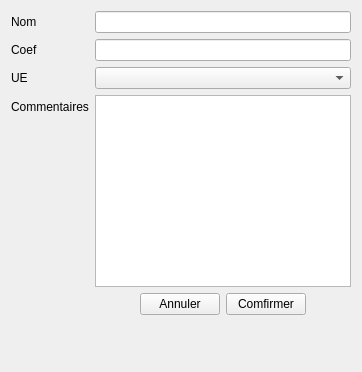
                   <widget class="QWidget" name="tabEC">
                    <attribute name="icon">
                     <iconset>
                      <normaloff>resources/images/icons8-education-64 (2).png</normaloff>resources/images/icons8-education-64 (2).png</iconset>
                    </attribute>
                    <attribute name="title">
                     <string>MATIERE</string>
                    </attribute>
                    <layout class="QHBoxLayout" name="horizontalLayout_12">
                     <item>
                      <layout class="QFormLayout" name="formLayout_4">
                       <item row="0" column="0">
                        <widget class="QLabel" name="matiereNomLabel">
                         <property name="text">
                          <string>Nom</string>
                         </property>
                        </widget>
                       </item>
                       <item row="0" column="1">
                        <widget class="QLineEdit" name="matiereNomEdit"/>
                       </item>
                       <item row="1" column="0">
                        <widget class="QLabel" name="matiereCoefLabel">
                         <property name="text">
                          <string>Coef</string>
                         </property>
                        </widget>
                       </item>
                       <item row="1" column="1">
                        <widget class="QLineEdit" name="matiereCoefEdit">
                         <property name="inputMethodHints">
                          <set>Qt::ImhNone</set>
                         </property>
                         <property name="maxLength">
                          <number>10</number>
                         </property>
                        </widget>
                       </item>
                       <item row="3" column="0">
                        <widget class="QLabel" name="matiereNoteLabel">
                         <property name="text">
                          <string>Commentaires</string>
                         </property>
                        </widget>
                       </item>
                       <item row="5" column="1">
                        <spacer name="verticalSpacer_10">
                         <property name="orientation">
                          <enum>Qt::Vertical</enum>
                         </property>
                         <property name="sizeHint" stdset="0">
                          <size>
                           <width>20</width>
                           <height>40</height>
                          </size>
                         </property>
                        </spacer>
                       </item>
                       <item row="2" column="0">
                        <widget class="QLabel" name="matiereLibelleLabel">
                         <property name="text">
                          <string>UE</string>
                         </property>
                        </widget>
                       </item>
                       <item row="3" column="1">
                        <widget class="QPlainTextEdit" name="matiereNoteEdit"/>
                       </item>
                       <item row="4" column="1">
                        <layout class="QHBoxLayout" name="horizontalLayout_21">
                         <item>
                          <spacer name="horizontalSpacer_9">
                           <property name="orientation">
                            <enum>Qt::Horizontal</enum>
                           </property>
                           <property name="sizeHint" stdset="0">
                            <size>
                             <width>40</width>
                             <height>20</height>
                            </size>
                           </property>
                          </spacer>
                         </item>
                         <item>
                          <widget class="QPushButton" name="btnAnnulerMatiere">
                           <property name="text">
                            <string>Annuler</string>
                           </property>
                           <property name="icon">
                            <iconset>
                             <normaloff>resources/images/icons8-close-48.png</normaloff>resources/images/icons8-close-48.png</iconset>
                           </property>
                          </widget>
                         </item>
                         <item>
                          <widget class="QPushButton" name="btnComfirmMatiere">
                           <property name="text">
                            <string>Comfirmer</string>
                           </property>
                           <property name="icon">
                            <iconset>
                             <normaloff>resources/images/icons8-save-all-48.png</normaloff>resources/images/icons8-save-all-48.png</iconset>
                           </property>
                          </widget>
                         </item>
                         <item>
                          <spacer name="horizontalSpacer_10">
                           <property name="orientation">
                            <enum>Qt::Horizontal</enum>
                           </property>
                           <property name="sizeHint" stdset="0">
                            <size>
                             <width>40</width>
                             <height>20</height>
                            </size>
                           </property>
                          </spacer>
                         </item>
                        </layout>
                       </item>
                       <item row="2" column="1">
                        <widget class="QComboBox" name="comboBox_5"/>
                       </item>
                      </layout>
                     </item>
                    </layout>
                   </widget>
